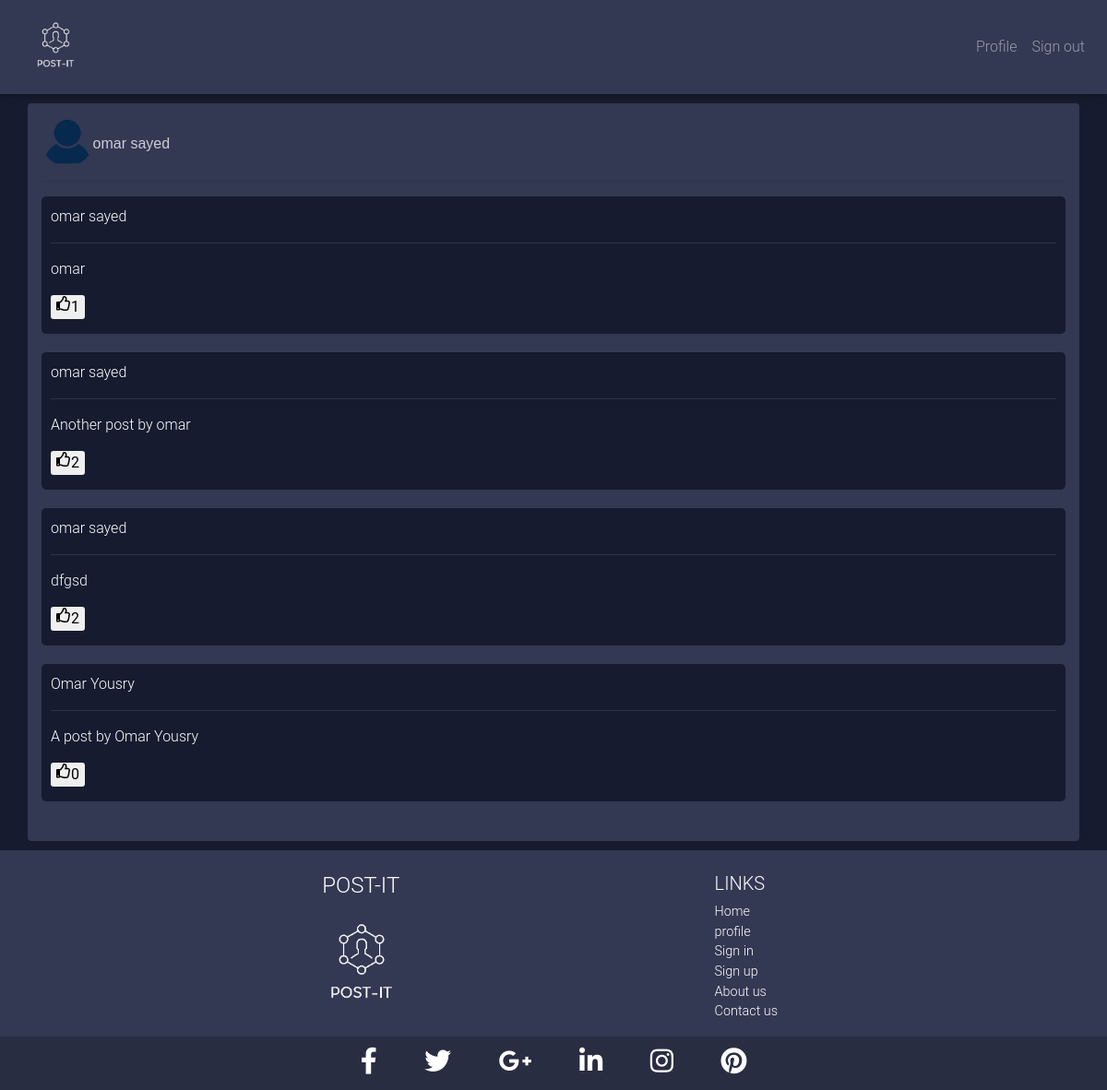
Screenshot of /pages/home.php (signed in) with the database file from the repository.
### tables this page shows
CREATE TABLE `signup` (
  `id` int(11) NOT NULL,
  `fname` varchar(20) NOT NULL,
  `lname` varchar(20) NOT NULL,
  `email` varchar(50) NOT NULL,
  `password` varchar(50) NOT NULL,
  `profilepic` varchar(60) DEFAULT NULL
);

CREATE TABLE `posts` (
  `userid` int(11) NOT NULL,
  `postid` int(11) NOT NULL,
  `nolikes` varchar(10) NOT NULL DEFAULT '0',
  `post` varchar(1000) NOT NULL
);

### pages/home.php (the view, shortened to what this page needs)
<?php
$conn=mysqli_connect("localhost","root","","omar");
$querygen=mysqli_query($conn,"SELECT * FROM posts");
$id_user=$_SESSION['user_id']['id'];
$query1=mysqli_query($conn,"SELECT fname,lname,profilepic FROM signup WHERE id='$id_user'");
$fet=mysqli_fetch_array($query1);
$username=$fet['fname']." ".$fet['lname'];
?>
<!DOCTYPE html>
<html lang="en" dir="ltr">
  <head>
    <link rel="stylesheet" href="../css/bootstrap.min.css">
    <link rel="stylesheet" href="../css/home-style.css">
  </head>
  <body>
    <div class="container homeMain">
      <?php
      if(is_null($fet['profilepic'])){
        ?>
     <a href="profile.php"><img src="../imgs/profilePic.png" id="hprofilePic">
   <?php } ?>
      <h6 id="husername">
          <?php
            echo $username;
          ?>
      </h6></a>
      <br class="fix">
      <hr>
        <?php
        while($answer=mysqli_fetch_array($querygen)){
            $id=$answer['userid'];
            $nolikes=$answer['nolikes'];
            $q=mysqli_query($conn,"SELECT fname,lname FROM signup WHERE id='$id'");
            $get=mysqli_fetch_array($q);
            $fname=$get['fname'];
            $lname=$get['lname'];
            $post=$answer['post'];
        ?>
          <div class="posts">
              <p><?php
                  echo $fname." ".$lname;
                  ?></p>
              <hr>
              <p>
                  <?php
                  echo $post;
                  ?>
              </p>
              <form action="" method="post">
                  <button type="submit" name="sublike" class="likepost"><i class="far fa-thumbs-up lik"></i> <p id="liknum" class="lik"> <?php echo $nolikes; ?> </p> </button>
              </form>
          </div>
   <?php }?>
    </div>
  </body>
</html>

### css/home-style.css (style rules this page uses)
body { background-color: #161b2f; }
.homeMain { background-color: #333853; padding-top: 15px; overflow-y: auto; min-height: 800px; margin-top: 10px; border-radius: 4px; margin-bottom: 10px; }
#hprofilePic { width: 5%; border-radius: 50%; float: left; }
#husername { font-family: "arial"; margin-top:1.7%; color: #cccdd4; float: left; }
.posts { padding: 10px; border-radius:5px; background-color: #161b2f; margin-bottom: 20px; }
.likepost { border: none; border-radius: 3px; }
.lik { float: left; height: 8px; }
hr { background-color: #333853; }

### css/nav-style.css (style rules this page uses)
body { background-color: #161b2f; }
.container { color: white; }
nav { background-color: #333853; }
.navbar , .navbar-brand { padding:0; }

### css/footer-style.css (style rules this page uses)
body { background-color: #161b2f; }
footer { position: relative; width: 100%; background-color: #333853; }
.subfooter { background-color: #161b2f; }
#FooterBrandName { margin-left: 32%; }
.navbarBrand { margin-left: 32.5%; }
.navdiv { margin-left: 28%; text-align: left; }
#FooterLinks { margin-right: 30%; }

### rows the page displays
signup: username "omar sayed"
posts: userid.fname "omar", userid.lname "sayed", post "omar", nolikes "1"
posts: userid.fname "omar", userid.lname "sayed", post "Another post by omar", nolikes "2"
posts: userid.fname "omar", userid.lname "sayed", post "dfgsd", nolikes "2"
posts: userid.fname "Omar", userid.lname "Yousry", post "A post by Omar Yousry", nolikes "0"
